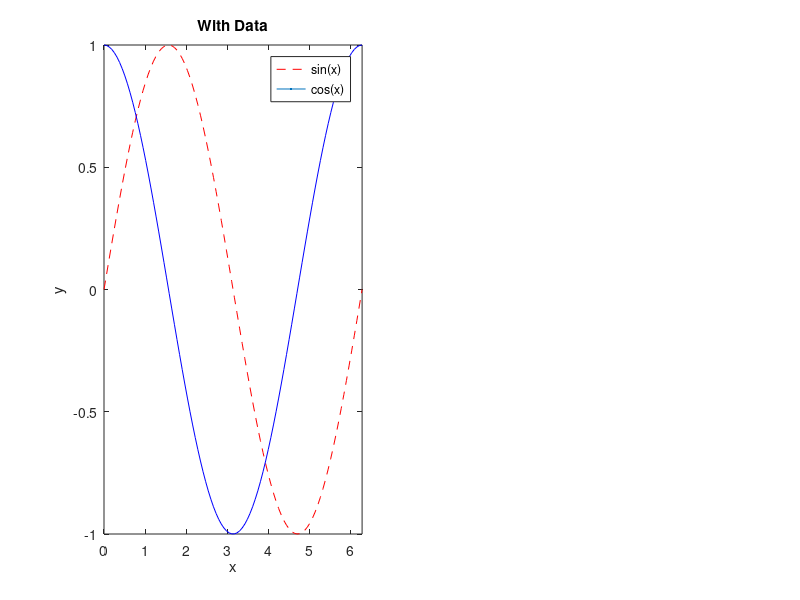

MATLAB code for this plot: (Note: this script raises an error after producing the figure.)
clc, clear, close all;

% To plot function with Data
x = linspace(0, 2*pi, 100);
subplot(1, 2, 1);
plot(x, sin(x), "r--", LineWidth=2)
hold on
plot(x, cos(x), "b-", LineWidth=2)
hold off
xlabel("x")
ylabel("y")
axis([0 2*pi -1 1])
legend("sin(x)", "cos(x)")
title("With Data")

% To plot function directly
syms X;
subplot(1, 2, 2);
fplot(sin(X), [0 2*pi], "b-", LineWidth=2)
hold on
fplot(cos(X), [0 2*pi], "r--", LineWidth=2)
hold off
xlabel("x")
ylabel("y")
axis([0 2*pi -1 1])
legend("sin(x)", "cos(x)", Location="southwest")
title("With direct Function")
